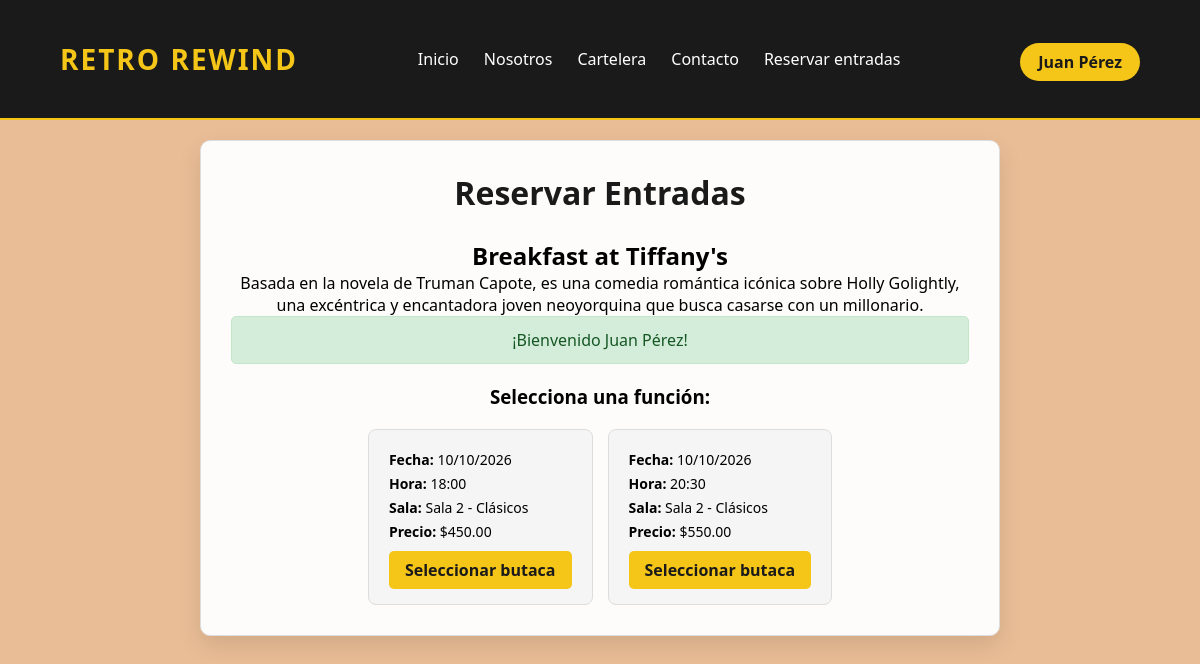
The app's page /public/?ruta=reservar&id=2 (signed in) with its own data.
### tables this page shows
CREATE TABLE `peliculas` (
  `id_pelicula` int(11) NOT NULL AUTO_INCREMENT,
  `titulo` varchar(150) NOT NULL,
  `descripcion` text NOT NULL,
  `duracion` int(11) NOT NULL,
  `genero` varchar(50) NOT NULL,
  `clasificacion` varchar(10) NOT NULL,
  `anio_estreno` int(11) NOT NULL,
  `posterurl` varchar(255) NOT NULL,
  `trailerurl` varchar(255) DEFAULT NULL,
  `puntaje` decimal(3,1) DEFAULT NULL,
  `destacada` tinyint(1) NOT NULL DEFAULT 0,
  `activo` tinyint(1) NOT NULL DEFAULT 1,
  PRIMARY KEY (`id_pelicula`)
);

CREATE TABLE `funciones` (
  `id_funcion` int(11) NOT NULL AUTO_INCREMENT,
  `id_pelicula` int(11) NOT NULL,
  `id_sala` int(11) NOT NULL,
  `fecha` date NOT NULL,
  `horario` time NOT NULL,
  `precio` decimal(10,2) NOT NULL,
  `activo` tinyint(1) NOT NULL DEFAULT 1,
  PRIMARY KEY (`id_funcion`),
  FOREIGN KEY (`id_pelicula`) REFERENCES `peliculas`(`id_pelicula`) ON DELETE RESTRICT,
  FOREIGN KEY (`id_sala`) REFERENCES `salas`(`id_sala`) ON DELETE RESTRICT
);

CREATE TABLE `salas` (
  `id_sala` int(11) NOT NULL AUTO_INCREMENT,
  `nombre` varchar(50) NOT NULL,
  `capacidad` int(11) NOT NULL,
  `activo` tinyint(1) NOT NULL DEFAULT 1,
  PRIMARY KEY (`id_sala`)
);

### controladores/UsuarioControlador.php (called while the page is built, shortened)
<?php
require_once __DIR__ . '/../models/PeliculaModelo.php';
require_once __DIR__ . '/../models/FuncionModelo.php';
require_once __DIR__ . '/../helpers/funciones.php';
class UsuarioControlador {
    public function reservar() {
        $id_pelicula = isset($_GET['id']) ? intval($_GET['id']) : 0;
        $pelicula = PeliculaModelo::obtenerPorId($id_pelicula);
        $funciones = FuncionModelo::obtenerPorPelicula($id_pelicula);
        $mensaje = getMensaje();
        require_once __DIR__ . '/../views/usuario/reservar.php';
    }
}
?>

### models/PeliculaModelo.php (called while the page is built, shortened)
<?php
class PeliculaModelo {
    public static function obtenerPorId($id) {
        $db = ConexionBD::getInstancia()->getConexion();
        $stmt = $db->prepare("SELECT * FROM peliculas WHERE id_pelicula = ? AND activo = 1");
        $stmt->execute([$id]);
        return $stmt->fetch();
    }
}
?>

### helpers/funciones.php (called while the page is built, shortened)
<?php
function getMensaje() {
    if (isset($_SESSION['mensaje'])) {
        $mensaje = $_SESSION['mensaje'];
        return $mensaje;
    }
    return null;
}
function formatearFecha($fecha, $formato = 'd/m/Y H:i') {
    $datetime = new DateTime($fecha);
    return $datetime->format($formato);
}
?>

### models/FuncionModelo.php (called while the page is built, shortened)
<?php
class FuncionModelo {
    public static function obtenerPorPelicula($id_pelicula) {
        $db = ConexionBD::getInstancia()->getConexion();
        $stmt = $db->prepare("SELECT f.*, s.nombre as sala_nombre
                              FROM funciones f
                              JOIN salas s ON f.id_sala = s.id_sala
                              WHERE f.id_pelicula = ? AND f.activo = 1 AND s.activo = 1
                              ORDER BY f.fecha ASC, f.horario ASC");
        $stmt->execute([$id_pelicula]);
        return $stmt->fetchAll();
    }
}
?>

### views/usuario/reservar.php (the view, shortened to what this page needs)
<!DOCTYPE html>
<html lang="es">
<head>
    <link rel="stylesheet" href="<?php echo BASE_URL; ?>css/estilos.css">
</head>
<body>
    <header>
        <nav class="navbar">
            <h1><?php echo SITE_NAME; ?></h1>
            <ul>
                <li><a href="<?php echo BASE_URL; ?>?ruta=home">Inicio</a></li>
                <li><a href="<?php echo BASE_URL; ?>?ruta=nosotros">Nosotros</a></li>
                <li><a href="<?php echo BASE_URL; ?>?ruta=cartelera">Cartelera</a></li>
                <li><a href="<?php echo BASE_URL; ?>?ruta=contacto">Contacto</a></li>
                <li><a href="<?php echo BASE_URL; ?>?ruta=reservar">Reservar entradas</a></li>
            </ul>
            <div class="button">
                <a href="<?php echo BASE_URL; ?>?ruta=perfil">
                    <p><?php echo $_SESSION['usuario_nombre']; ?></p>
                </a>
            </div>
        </nav>
    </header>
    <div class="reservar-container">
        <h1> Reservar Entradas</h1>
        <h2><?php echo $pelicula['titulo']; ?></h2>
        <p><?php echo $pelicula['descripcion']; ?></p>
        <?php if (isset($mensaje)): ?>
            <div class="mensaje <?php echo $mensaje['tipo']; ?>">
                <?php echo $mensaje['texto']; ?>
            </div>
        <?php endif; ?>
        <?php if (empty($funciones)): ?>
            <p class="no-funciones">No hay funciones disponibles para esta película.</p>
        <?php else: ?>
            <div class="funciones-container">
                <h3>Selecciona una función:</h3>
                <div class="funciones-grid">
                    <?php foreach ($funciones as $funcion): ?>
                        <div class="funcion-card">
                            <p><strong> Fecha:</strong> <?php echo formatearFecha($funcion['fecha'], 'd/m/Y'); ?></p>
                            <p><strong> Hora:</strong> <?php echo substr($funcion['horario'], 0, 5); ?></p>
                            <p><strong> Sala:</strong> <?php echo $funcion['sala_nombre']; ?></p>
                            <p><strong> Precio:</strong> $<?php echo number_format($funcion['precio'], 2); ?></p>
                            <a href="<?php echo BASE_URL; ?>?ruta=entrada&funcion=<?php echo $funcion['id_funcion']; ?>" class="btn-reservar">Seleccionar butaca</a>
                        </div>
                    <?php endforeach; ?>
                </div>
            </div>
        <?php endif; ?>
    </div>
</body>
</html>

### public/css/estilos.css (style rules this page uses)
* { margin: 0; padding: 0; box-sizing: border-box; }
body { background-color: #e9bd96; text-align: center; margin: 0; padding: 0; font-family: 'Segoe UI', Tahoma, Geneva, Verdana, sans-serif; padding-top: 120px; }
a { text-decoration: none; }
.navbar { position: fixed; top: 0; width: 100%; height: 120px; z-index: 1000; background-color: #1a1a1a; border-bottom: 2px solid #f5c518; display: flex; align-items: center; justify-content: space-between; padding: 0 5%; flex-wrap: wrap; gap: 15px; box-sizing: border-box; }
.navbar h1 { color: #f5c518; margin: 0; font-size: 28px; letter-spacing: 2px; width: auto; font-weight: 700; }
.navbar ul { display: flex; list-style: none; margin: 0; padding: 0; gap: 25px; flex-wrap: wrap; justify-content: center; }
.navbar ul li a { color: white; text-decoration: none; font-weight: 500; font-size: 16px; transition: 0.3s; }
.button { background-color: #f5c518; padding: 8px 18px; border-radius: 30px; transition: 0.3s; flex-shrink: 0; white-space: nowrap; margin-top: 5px; }
.button a { text-decoration: none; color: #1a1a1a; font-weight: bold; }
.button a p { margin: 0; }
.btn-reservar { display: inline-block; background-color: #f5c518; color: #1a1a1a; padding: 8px 16px; border-radius: 5px; font-weight: bold; margin-top: 10px; transition: 0.3s; border: none; cursor: pointer; }
.login-container, .register-container, .perfil-container, .historial-container, .entrada-container, .reservar-container, .contacto-container { max-width: 500px; margin: 20px auto 50px; padding: 30px; background: rgba(255, 255, 255, 0.95); border: 1px solid #ddd; box-shadow: 0 10px 25px rgba(0, 0, 0, 0.1); border-radius: 10px; }
.reservar-container { max-width: 800px; }
.login-container h2, .register-container h2, .perfil-container h1, .historial-container h1, .entrada-container h1, .reservar-container h1, .contacto-container h1 { text-align: center; margin-bottom: 25px; color: #1a1a1a; }
.mensaje { padding: 12px 20px; margin-bottom: 20px; border-radius: 5px; font-weight: 500; text-align: center; }
.mensaje.success { background-color: #d4edda; color: #155724; border: 1px solid #c3e6cb; }
.funciones-grid { display: flex; flex-wrap: wrap; gap: 15px; justify-content: center; margin-top: 20px; }
.funcion-card { background: #f5f5f5; border: 1px solid #ddd; border-radius: 8px; padding: 15px 20px; min-width: 200px; text-align: left; transition: 0.3s; }
.funcion-card p { margin: 5px 0; font-size: 14px; }
.funcion-card .btn-reservar { display: block; text-align: center; margin-top: 10px; }

### records on screen
peliculas: titulo "Breakfast at Tiffany's", descripcion "Basada en la novela de Truman Capote, es una comedia romántica icónica sobre Holly Golightly, una excéntrica y encantadora joven neoyorquina que busca casarse con un millonario."
funciones: fecha "10/10/2026", horario "18:00", id_sala.nombre "Sala 2 - Clásicos", precio "450.00"
funciones: fecha "10/10/2026", horario "20:30", id_sala.nombre "Sala 2 - Clásicos", precio "550.00"

### other values on screen
SITE_NAME "RETRO REWIND"
$_SESSION['usuario_nombre'] "Juan Pérez"
$mensaje['texto'] "¡Bienvenido Juan Pérez!"
